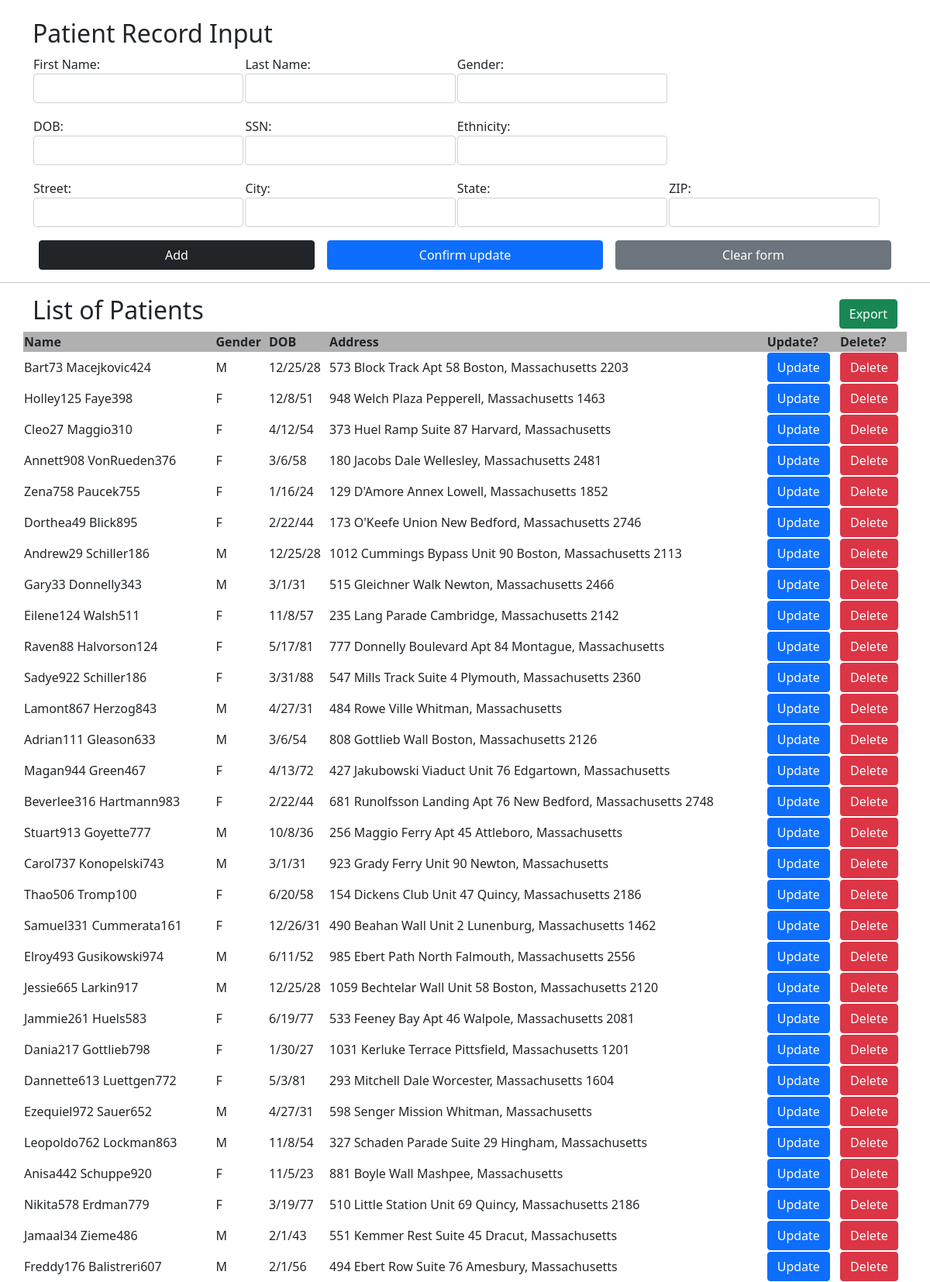
Screenshot of /request.php (upper part) with the database file from the repository.
### tables this page shows
CREATE TABLE `Patient` (
  `pID` varchar(255) NOT NULL,
  `first` varchar(255) NOT NULL,
  `last` varchar(255) NOT NULL,
  `gender` varchar(255) NOT NULL,
  `DOB` varchar(255) NOT NULL,
  `SSN` varchar(255) NOT NULL,
  `ethnicity` varchar(255) NOT NULL,
  `street` varchar(255) NOT NULL,
  `city` varchar(255) NOT NULL,
  `state` varchar(255) NOT NULL,
  `zip` varchar(255) NOT NULL,
  `userID` int(11) DEFAULT NULL
);

### request-db.php (called while the page is built, shortened)
<?php
require ("connect-db.php");
function getAllPatients()
{
   global $db;
   $query = "select * from Patient";
   $statement = $db->prepare($query);
   $statement->execute();
   $result = $statement->fetchAll();
   return $result;
}
?>

### request.php (the view, shortened to what this page needs)
<?php
require ("connect-db.php");
require ("request-db.php");
?>
<?php
$list_of_patients = getAllPatients();
?>
<!DOCTYPE html>
<html>
<head>
  <link href="https://cdn.jsdelivr.net/npm/bootstrap@5.1.3/dist/css/bootstrap.min.css" rel="stylesheet"
>
</head>
<body>
  <div class="container">
    <div class="row g-3 mt-2">
      <div class="col">
        <h2>Patient Record Input</h2>
      </div>
    </div>
    <form method="post" action="<?php $_SERVER['PHP_SELF'] ?>" onsubmit="return validateInput()">
      <table style="width:98%">
        <tr>
          <td>
            <div class='mb-3'>
              First Name:
              <input type='text' class='form-control' id='first' name='first' value="<?php if ($patient_to_update != null)
                echo $patient_to_update['first'] ?>" />
              </div>
            </td>
            <td>
              <div class='mb-3'>
                Last Name:
                <input type='text' class='form-control' id='last' name='last' value="<?php if ($patient_to_update != null)
                echo $patient_to_update['last'] ?>" />
              </div>
            </td>
            <td>
              <div class='mb-3'>
                Gender:
                <input type='text' class='form-control' id='gender' name='gender' value="<?php if ($patient_to_update != null)
                echo $patient_to_update['gender'] ?>" />
              </div>
            </td>
          </tr>
          <tr>
            <td>
              <div class='mb-3'>
                DOB:
                <input type='text' class='form-control' id='DOB' name='DOB' value="<?php if ($patient_to_update != null)
                echo $patient_to_update['DOB'] ?>" />
              </div>
            </td>
            <td>
              <div class='mb-3'>
                SSN:
                <input type='text' class='form-control' id='SSN' name='SSN' value="<?php if ($patient_to_update != null)
                echo $patient_to_update['SSN'] ?>" />
              </div>
            </td>
            <td>
              <div class='mb-3'>
                Ethnicity:
                <input type='text' class='form-control' id='ethnicity' name='ethnicity' value="<?php if ($patient_to_update != null)
                echo $patient_to_update['ethnicity'] ?>" />
              </div>
            </td>
          </tr>
          <tr>
            <td>
              <div class='mb-3'>
                Street:
                <input type='text' class='form-control' id='street' name='street' value="<?php if ($patient_to_update != null)
                echo $patient_to_update['street'] ?>" />
              </div>
            </td>
            <td>
              <div class='mb-3'>
                City:
                <input type='text' class='form-control' id='city' name='city' value="<?php if ($patient_to_update != null)
                echo $patient_to_update['city'] ?>" />
              </div>
            </td>
            <td>
              <div class='mb-3'>
                State:
                <input type='text' class='form-control' id='state' name='state' value="<?php if ($patient_to_update != null)
                echo $patient_to_update['state'] ?>" />
              </div>
            </td>
            <td>
              <div class='mb-3'>
                ZIP:
                <input type='text' class='form-control' id='zip' name='zip' value="<?php if ($patient_to_update != null)
                echo $patient_to_update['zip'] ?>" />
              </div>
            </td>
          </tr>
        </table>
        <div class="row g-3 mx-auto">
          <div class="col-4 d-grid ">
            <input type="submit" value="Add" id="addBtn" name="addBtn" class="btn btn-dark" title="Add a Patient" />
          </div>
          <div class="col-4 d-grid ">
            <input type="submit" value="Confirm update" id="cofmBtn" name="cofmBtn" class="btn btn-primary"
              title="Update a patient record" />
        </div>
        <div class="col-4 d-grid">
          <input type="reset" value="Clear form" name="clearBtn" id="clearBtn" class="btn btn-secondary" />
        </div>
      </div>
    </form>
  </div>
  <hr />
  <div class="container">
    <div class="row align-items-center">
      <div class="col-md-8">
        <h2>List of Patients</h2>
      </div>
      <div class="col text-end">
        <form method="post" action="<?php echo $_SERVER['PHP_SELF']; ?>">
          <input type="submit" name="exportCSV" value="Export" class="btn btn-success">
        </form>
      </div>
    </div>
    <div class="row justify-content-center">
      <table class="w3-table w3-bordered w3-card-4" style="width:100%">
        <thead>
          <tr style="background-color:#B0B0B0">
            <th><b>Name</b></th>
            <th><b>Gender</b></th>
            <th><b>DOB</b></th>
            <th><b>Address</b></th>
            <th><b>Update?</b></th>
            <th><b>Delete?</b></th>
          </tr>
        </thead>
        <tbody>
          <?php foreach ($list_of_patients as $patient_info): ?>
            <tr>
              <td><?php echo $patient_info['first'] . ' ' . $patient_info['last']; ?></td>
              <td><?php echo $patient_info['gender']; ?></td>
              <td><?php echo $patient_info['DOB']; ?></td>
              <td>
                <?php echo $patient_info['street'] . ' ' . $patient_info['city'] . ', ' . $patient_info['state'] . ' ' . $patient_info['zip']; ?>
              </td>
              <td>
                <form action="<?php echo $_SERVER['PHP_SELF']; ?>" method="post">
                  <input type="submit" value="Update" name="updateBtn" class="btn btn-primary" />
                </form>
              </td>
              <td>
                <form action="<?php echo $_SERVER['PHP_SELF']; ?>" method="post">
                  <input type="submit" value="Delete" name="deleteBtn" class="btn btn-danger" />
                </form>
              </td>
            </tr>
          <?php endforeach; ?>
        </tbody>
      </table>
    </div>
  </div>
  <br /><br />
</body>
</html>

### rows the page displays
patient: first "Bart73", last "Macejkovic424", gender "M", DOB "12/25/28", street "573 Block Track Apt 58", city "Boston", state "Massachusetts", zip "2203"
patient: first "Holley125", last "Faye398", gender "F", DOB "12/8/51", street "948 Welch Plaza", city "Pepperell", state "Massachusetts", zip "1463"
patient: first "Cleo27", last "Maggio310", gender "F", DOB "4/12/54", street "373 Huel Ramp Suite 87", city "Harvard", state "Massachusetts"
patient: first "Annett908", last "VonRueden376", gender "F", DOB "3/6/58", street "180 Jacobs Dale", city "Wellesley", state "Massachusetts", zip "2481"
patient: first "Zena758", last "Paucek755", gender "F", DOB "1/16/24", street "129 D'Amore Annex", city "Lowell", state "Massachusetts", zip "1852"
patient: first "Dorthea49", last "Blick895", gender "F", DOB "2/22/44", street "173 O'Keefe Union", city "New Bedford", state "Massachusetts", zip "2746"
patient: first "Andrew29", last "Schiller186", gender "M", DOB "12/25/28", street "1012 Cummings Bypass Unit 90", city "Boston", state "Massachusetts", zip "2113"
patient: first "Gary33", last "Donnelly343", gender "M", DOB "3/1/31", street "515 Gleichner Walk", city "Newton", state "Massachusetts", zip "2466"
patient: first "Eilene124", last "Walsh511", gender "F", DOB "11/8/57", street "235 Lang Parade", city "Cambridge", state "Massachusetts", zip "2142"
patient: first "Raven88", last "Halvorson124", gender "F", DOB "5/17/81", street "777 Donnelly Boulevard Apt 84", city "Montague", state "Massachusetts"
patient: first "Sadye922", last "Schiller186", gender "F", DOB "3/31/88", street "547 Mills Track Suite 4", city "Plymouth", state "Massachusetts", zip "2360"
patient: first "Lamont867", last "Herzog843", gender "M", DOB "4/27/31", street "484 Rowe Ville", city "Whitman", state "Massachusetts"
patient: first "Adrian111", last "Gleason633", gender "M", DOB "3/6/54", street "808 Gottlieb Wall", city "Boston", state "Massachusetts", zip "2126"
patient: first "Magan944", last "Green467", gender "F", DOB "4/13/72", street "427 Jakubowski Viaduct Unit 76", city "Edgartown", state "Massachusetts"
patient: first "Beverlee316", last "Hartmann983", gender "F", DOB "2/22/44", street "681 Runolfsson Landing Apt 76", city "New Bedford", state "Massachusetts", zip "2748"
patient: first "Stuart913", last "Goyette777", gender "M", DOB "10/8/36", street "256 Maggio Ferry Apt 45", city "Attleboro", state "Massachusetts"
patient: first "Carol737", last "Konopelski743", gender "M", DOB "3/1/31", street "923 Grady Ferry Unit 90", city "Newton", state "Massachusetts"
patient: first "Thao506", last "Tromp100", gender "F", DOB "6/20/58", street "154 Dickens Club Unit 47", city "Quincy", state "Massachusetts", zip "2186"
patient: first "Samuel331", last "Cummerata161", gender "F", DOB "12/26/31", street "490 Beahan Wall Unit 2", city "Lunenburg", state "Massachusetts", zip "1462"
patient: first "Elroy493", last "Gusikowski974", gender "M", DOB "6/11/52", street "985 Ebert Path", city "North Falmouth", state "Massachusetts", zip "2556"
patient: first "Jessie665", last "Larkin917", gender "M", DOB "12/25/28", street "1059 Bechtelar Wall Unit 58", city "Boston", state "Massachusetts", zip "2120"
patient: first "Jammie261", last "Huels583", gender "F", DOB "6/19/77", street "533 Feeney Bay Apt 46", city "Walpole", state "Massachusetts", zip "2081"
patient: first "Dania217", last "Gottlieb798", gender "F", DOB "1/30/27", street "1031 Kerluke Terrace", city "Pittsfield", state "Massachusetts", zip "1201"
patient: first "Dannette613", last "Luettgen772", gender "F", DOB "5/3/81", street "293 Mitchell Dale", city "Worcester", state "Massachusetts", zip "1604"
patient: first "Ezequiel972", last "Sauer652", gender "M", DOB "4/27/31", street "598 Senger Mission", city "Whitman", state "Massachusetts"
patient: first "Leopoldo762", last "Lockman863", gender "M", DOB "11/8/54", street "327 Schaden Parade Suite 29", city "Hingham", state "Massachusetts"
patient: first "Anisa442", last "Schuppe920", gender "F", DOB "11/5/23", street "881 Boyle Wall", city "Mashpee", state "Massachusetts"
patient: first "Nikita578", last "Erdman779", gender "F", DOB "3/19/77", street "510 Little Station Unit 69", city "Quincy", state "Massachusetts", zip "2186"
patient: first "Jamaal34", last "Zieme486", gender "M", DOB "2/1/43", street "551 Kemmer Rest Suite 45", city "Dracut", state "Massachusetts"
patient: first "Freddy176", last "Balistreri607", gender "M", DOB "2/1/56", street "494 Ebert Row Suite 76", city "Amesbury", state "Massachusetts"
